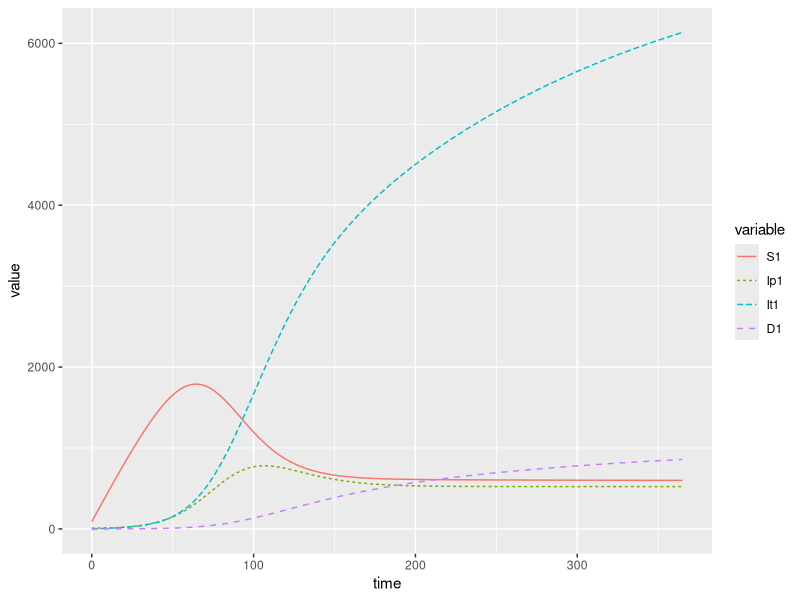

Reproduce this figure in R.
### Trachoma Project ####
######################################################################
## Section 1: Creating a function to describe the behavior of an ODE
######################################################################

rm(list=ls())                   # Clear all variables and functions
library(deSolve)                # Load library to be used for numerical integration
library(tidyverse)
library(data.table)

#S1 = susceptible 
#Ip1 = Infectious TF/TI negative
#It1 = Infectious TF/TI positve
#D1 = No longer infectious
#Si = Susceptible but previously infected
#Ipi = Infectious TF/TI negative (previously infected)
#Iti = Infectious TF/TI positive (previously infected)
#Di = No long infectious (previously infected)

##-- Model 1: SIID model--##
##
## siid() 
siid <- function(t, y, parms){
  with(c(as.list(y), parms),{
    
    N <- S1 + Ip1 + It1 + D1
    lambda <- beta*(Ip1 + It1)/N
    
    dS1dt <- b - (lambda + mu)*S1
    dIp1dt = lambda*S1 - (alpha + mu)*Ip1
    dIt1dt = alpha*Ip1 - (gamma1 + mu)*It1
    dD1dt = gamma1*It1 - (omega1 + (lambda*sigma) + mu)*D1
    
    list(c(dS1dt, dIp1dt, dIt1dt, dD1dt))
  })
}

##Parameters
## function for infectivity with repeated infections

omega =  rep (0, 100)	## rate of leaving IA (weeks)- functional form

nun = 1/((7.7*7)/log(2)) ####2.71*30## pars that go into the function for recovery

nu0 = 0.0033 #####1.09*30 ## pars that go into the function for recovery

inf_red = 0.4509

for(j in 1: 100)
{ 
  omega[j] <-  (nu0-nun)*exp(-inf_red*(j-1))+ nun ### 1/(8.3*7) ##	 ## 	###
}

####################################################
## function for infectivity with repeated infections

gamma =  rep (0, 100)	## rate of leaving IA (weeks)- functional form

nun_A = 1/((1*7)/log(2)) ####2.71*30## pars that go into the function for recovery

nu0_A = 0.0050 ## 1/((20.7*7)/log(2)) #####1.09*30 ## pars that go into the function for recovery

inf_red_A = 0.3065

for(k in 1: 100)
{ 
  gamma[k] <-  (nu0_A - nun_A )*exp(-inf_red_A*(k-1))+ nun_A ###  1/((20.7*7)/log(2)) ## 1/(7.14*7) ##	1/(36.1*7) ###
}

#### Parameter values
values <- c(b = 37.4, 
            mu = .00007, 
            beta = .076, 
            sigma = .5, 
            alpha = 1/14, 
            omega1 = omega[1], 
            gamma1 = gamma[1])

#### Time
time.out <- seq(0, 365, 1)

#### Population
N0 <- 100 

pop.SIID <- c(S1 = N0-10,
              Ip1 = 10,
              It1 = 0,
              D1 = 0)      


## Now let's see what happens if we plug our inputs into lsoda()...
ts <- data.table(lsoda(
  y = pop.SIID,               # Initial conditions for population
  times = time.out,             # Timepoints for evaluation
  func = siid,                   # Function to evaluate
  parms = values                # Vector of parameters
))

ts.long <- melt(ts, id.vars = 'time')

(ggplot(ts.long)
  + aes(x = time, y = value, color = variable, linetype = variable)
  + geom_line()
)
